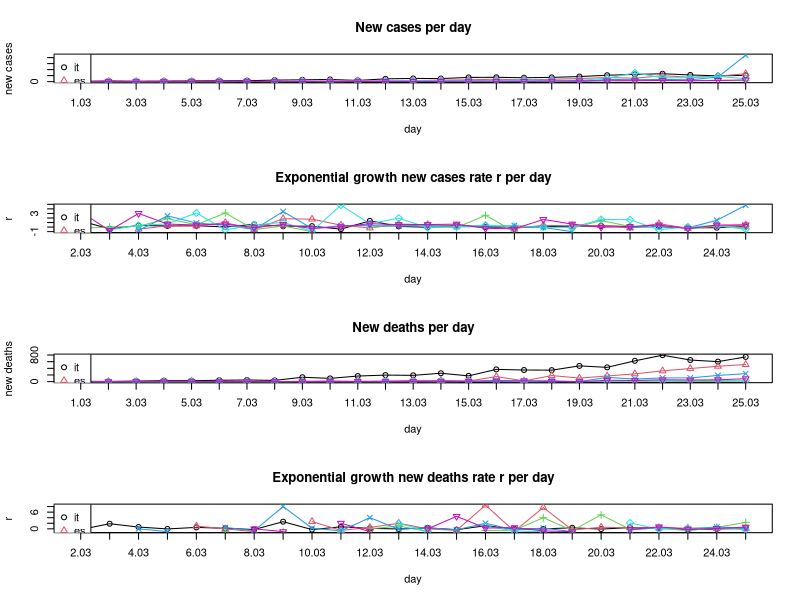

Write R code to recreate this figure.
## Exponential growth
# y = a * (1 + r)^x
# a = initial value (the amount before measuring growth or decay)
# r = growth or decay rate (most often represented as a percentage and expressed as a decimal)
# x = number of time intervals that have passed
# (y/a)^(1/x) - 1 = r

BASE_DIR <- "~/covid-19/"
setwd(BASE_DIR)

## March: New confirmed covid-19 cases per day. Data taken from daily situation reports from the WHO website.
days <- c('01.03','02.03','03.03','04.03','05.03','06.03','07.03',
          '08.03','09.03','10.03','11.03','12.03','13.03','14.03',
          '15.03','16.03','17.03','18.03','19.03','20.03','21.03',
          '22.03','23.03','24.03','25.03')
it <- c(240,561,347,466,587,769,778,1247,1492,1797,977,2313,2651,
        2547,3497,3590,3233,3526,4207,5322,5986,6557,5560,4789,5249)
es <- c(13,0,69,37,47,59,117,56,159,435,615,501,825,1266,1522,2000,
        1438,1987,2538,3431,2833,4946,3646,4517,6584)
ch <- c(8,6,6,7,20,30,123,55,68,0,159,154,213,267,234,841,0,450,353,
        853,977,1237,894,1044,774)
fr <- c(43,0,91,21,73,138,193,93,410,286,372,495,591,780,829,911,
        1193,1079,0,1834,1598,1821,1525,3794,22025)
de <- c(0,72,28,39,66,272,105,156,317,27,157,271,802,693,733,1043,
        1174,1144,1042,2801,7324,3140,3311,4438,2342)
uk <- c(3,13,3,12,20,29,49,43,67,46,50,87,134,208,342,251,152,407,
        672,647,706,1035,669,967,1427)
all_countries <- list(it,es,ch,fr,de,uk)

## March: New confirmed covid-19 deaths per day. Data taken from daily situation reports from the WHO website.
it_d <- c(8,6,17,28,27,41,49,37,132,97,168,196,189,252,173,368,349,
          345,473,429,625,795,649,601,743)
es_d <- c(0,0,0,0,1,2,2,0,5,18,8,12,36,36,16,152,21,182,107,169,
          235,324,394,462,514)
ch_d <- c(0,0,0,0,0,1,0,1,0,0,1,1,2,0,5,2,1,5,2,12,10,13,4,6,20)
fr_d <- c(0,0,1,1,0,2,3,1,9,11,3,15,13,18,12,36,21,27,0,128,78,112,
          112,186,240)
de_d <- c(0,0,0,0,0,0,0,0,0,2,0,1,3,0,2,4,1,0,0,8,25,22,27,32,23)
uk_d <- c(0,0,0,0,0,0,1,1,0,1,3,0,2,2,11,14,20,5,0,41,33,56,48,54,
          87)
all_countries_d <- list(it_d,es_d,ch_d,fr_d,de_d,uk_d)

## Computing exponential growth rates r
compute_r <- function(y, t, x){
  r <- c()
  for(i in 2:length(t)){
    new_r <- (y[i] / y[i-1])^(1/x) - 1
    if(abs(new_r) %in% c(Inf, NaN)) new_r <- NA
    r <- c(r, new_r)
  }
  return(r)
}

r_it <- compute_r(it, days, 1)
r_es <- compute_r(es, days, 1)
r_ch <- compute_r(ch, days, 1)
r_fr <- compute_r(fr, days, 1)
r_de <- compute_r(de, days, 1)
r_uk <- compute_r(uk, days, 1)
all_countries_r <- list(r_it,r_es,r_ch,r_fr,r_de,r_uk)

r_it_d <- compute_r(it_d, days, 1)
r_es_d <- compute_r(es_d, days, 1)
r_ch_d <- compute_r(ch_d, days, 1)
r_fr_d <- compute_r(fr_d, days, 1)
r_de_d <- compute_r(de_d, days, 1)
r_uk_d <- compute_r(uk_d, days, 1)
all_countries_r_d <- list(r_it_d,r_es_d,r_ch_d,r_fr_d,r_de_d,r_uk_d)

## Plotting
all_countries_names <- c('it','es','ch','fr','de','uk')
colors <- 1:length(all_countries_names)
pchs <- 1:length(all_countries_names)

pdf('figures/static-new-cases-with-growth-rate.pdf', height = 10, paper = 'a4')

par(mfrow=c(4,1))

# New cases per day
plot(days, unlist(all_countries[1]), main='New cases per day', type='o',
     ylim=c(0,max(unlist(all_countries),na.rm=T)),
     xaxt="n", col=colors[1], pch=pchs[1], ylab='new cases', xlab='day')
axis(1, at=days, labels=T)
for(i in 2:length(all_countries)){
  lines(days, unlist(all_countries[i]), type='o', col=colors[i], pch=pchs[i])
}
legend('topleft',legend=all_countries_names,col=colors,pch=pchs)

# Exponential growth new cases rate r per day
plot(days[-1], unlist(all_countries_r[1]), main='Exponential growth new cases rate r per day', type='o',
     ylim=c(min(unlist(all_countries_r),na.rm=T), max(unlist(all_countries_r),na.rm=T)),
     xaxt="n", col=colors[1], pch=pchs[1], ylab='r', xlab='day')
axis(1, at=days[-1], labels=T)
for(i in 2:length(all_countries_r)){
  lines(days[-1], unlist(all_countries_r[i]), type='o', col=colors[i], pch=pchs[i])
}
legend('topleft',legend=all_countries_names,col=colors,pch=pchs)


# New deaths per day
plot(days, unlist(all_countries_d[1]), main='New deaths per day', type='o',
     ylim=c(0,max(unlist(all_countries_d),na.rm=T)),
     xaxt="n", col=colors[1], pch=pchs[1], ylab='new deaths', xlab='day')
axis(1, at=days, labels=T)
for(i in 2:length(all_countries_d)){
  lines(days, unlist(all_countries_d[i]), type='o', col=colors[i], pch=pchs[i])
}
legend('topleft',legend=all_countries_names,col=colors,pch=pchs)

# Exponential growth new deaths rate r per day
plot(days[-1], unlist(all_countries_r_d[1]), main='Exponential growth new deaths rate r per day', type='o',
     ylim=c(min(unlist(all_countries_r_d),na.rm=T), max(unlist(all_countries_r_d),na.rm=T)),
     xaxt="n", col=colors[1], pch=pchs[1], ylab='r', xlab='day')
axis(1, at=days[-1], labels=T)
for(i in 2:length(all_countries_r_d)){
  lines(days[-1], unlist(all_countries_r_d[i]), type='o', col=colors[i], pch=pchs[i])
}
legend('topleft',legend=all_countries_names,col=colors,pch=pchs)

dev.off <- dev.off()
